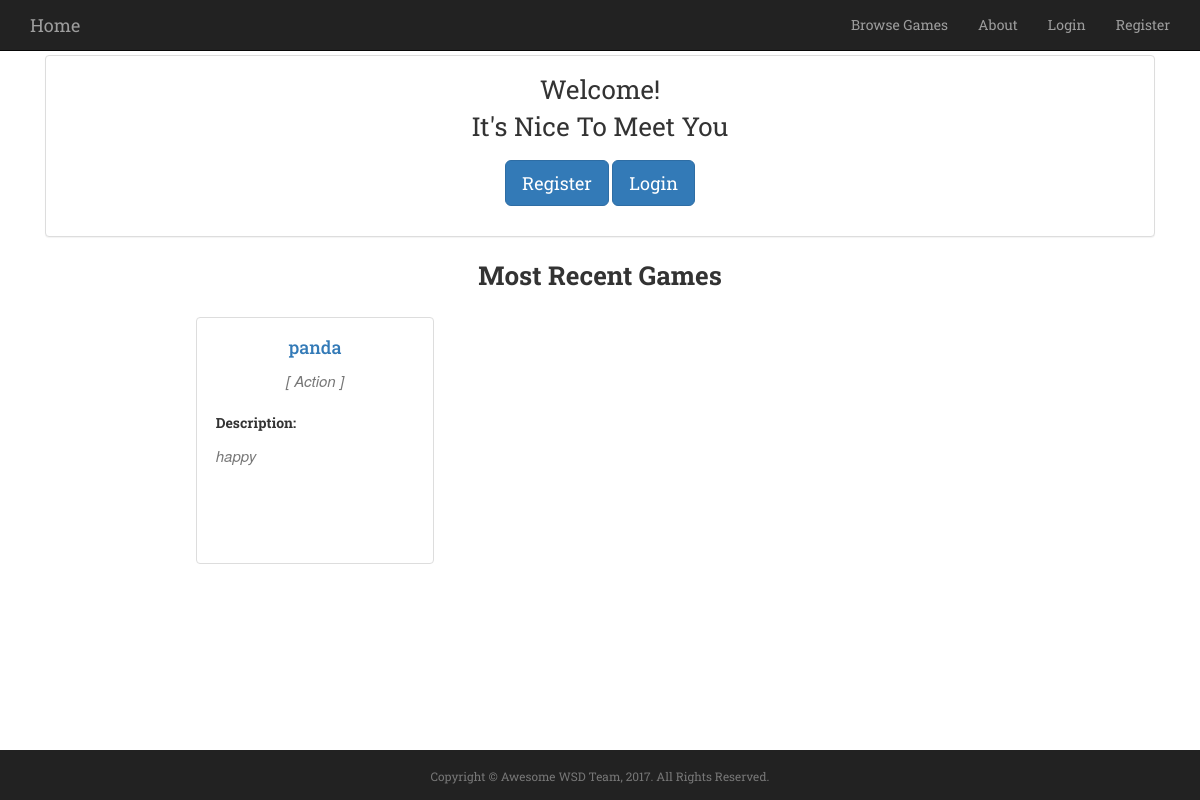
The app's page /, older data.
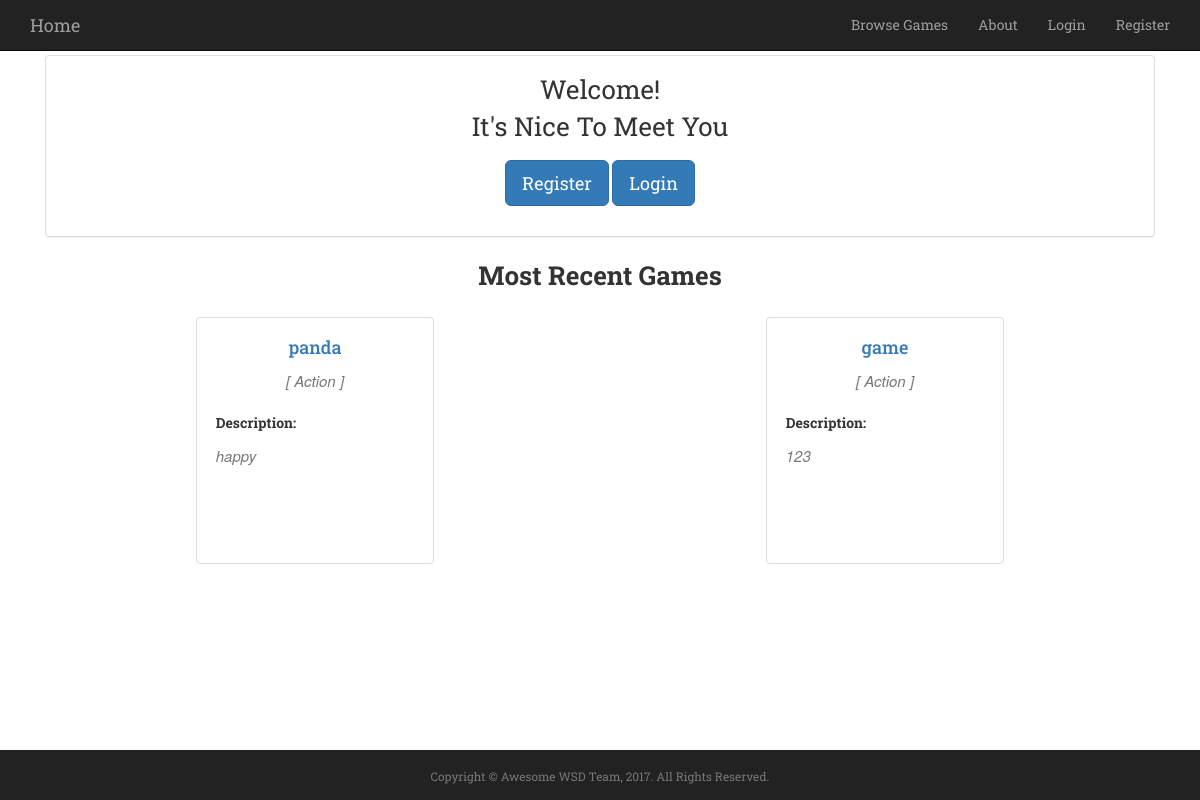
The same page, newer data.
### awsomeProject/models.py (models this page shows, shortened)
class Game(models.Model):
	Category_Choices = (
		('Action', 'Action'),
		('Adventure', 'Adventure'),
		('Sports', 'Sports'),
		('Strategy', 'Strategy'),
		('Puzzle', 'Puzzle')
	)
	name = models.CharField(max_length=255, unique=True)
	url = models.URLField()
	price = models.FloatField()
	description = models.TextField(max_length=300, default='')
	created = models.DateField(default=now, editable=False)
	category = models.CharField(max_length=20, choices=Category_Choices, default='Action')
	image = CloudinaryField('image')
	""" Informative name for mode """

### awsomeProject/views.py (the view)
# urls.py: 2. Add a URL to urlpatterns:  url(r'^$', views.home, name='home')
def home(request):
	enddate = date.today()
	startdate = enddate - timedelta(days=31)
	print(startdate, enddate)
	games = Game.objects.filter(created__range=[startdate, enddate])
	return render(request, "home.html", {'games': games })

### awsomeProject/templates/home.html (shortened to what this page needs)
{% extends "base.html" %}
{% block scriptsAndStylesheets %}
	{% load cloudinary %}
{% endblock %}
{% block main %}
<div class="col-md-12" id="home">
	<div class="col-md-12">
		<div class="panel panel-default">
			<div class="panel-body">
				{% if user.is_authenticated %}
				<div class="col-md-12 text-center">
					<div class="section-font">Welcome Back {{ user.username }}!</div>
					<div class="section-font">It's Nice To Meet You</div>
				</div>
				{% else %}
				<div class="col-md-12 text-center">
					<div class="col-md-12 col-sm-12 col-xs-12" style="margin-bottom:15px">
						<div class="section-font">Welcome!</div>
						<div class="section-font">It's Nice To Meet You</div>
					</div>
					<div class="col-md-12 text-center" style="margin-bottom:15px">
						<a href="{% url "register" %}" class="btn btn-primary btn-lg" role="button">Register</a>
						<a href="{% url "login" %}" class="btn btn-primary btn-lg" role="button">Login</a>
					</div>
				</div>
				{% endif %}
			</div>
		</div>
	</div>
	<div class="col-md-12" style="margin-bottom:18px">
		<label class="section-font control-label">Most Recent Games</label>
	</div>
	<div class="" id="show-games">
		{% for game in games %}
		<div class="col-md-6 text-center" style="padding-bottom:30px;">
			<div class="img-thumbnail text-center">
				<div class="col-md-12">
				</div>
				<div class="col-md-12">
					<a href={% url "game" game.name %}> <h4 class="service-heading">{{game.name}}<h4></a>
					<h5 class="section-subheading text-muted">[ {{game.category}} ]</h5>
				</div>
				<div class="col-md-12 text-left game-description">
					<h5 class="service-heading"><strong>Description:</strong></h5>
					<p class="section-subheading text-muted">{{game.description}}</p>
				</div>
			</div>
		</div>
		{% endfor %}
	</div>
</div>
{% endblock %}

Row changes from the older to the newer data that the page shows:
added Game: name "game", category "Action", description "123"
